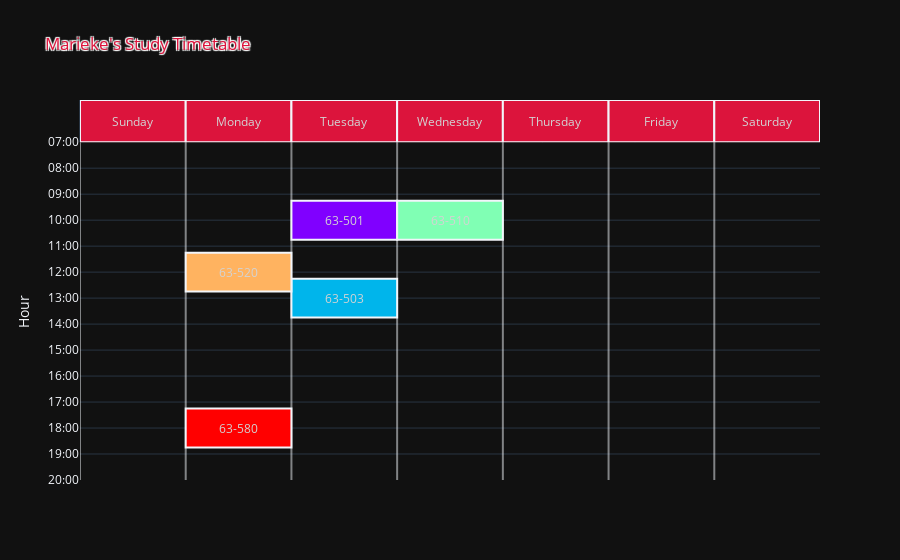

Write notebook code for a chart like this one.
### Code cell
main(
        type="dynamic",
        filename="planner_template - chavez_pope.csv",
        theme="rainbow",
        figsize_timetable=(8, 6),
        user="Marieke",
        auto_generate=True
    )

### Figure 1 — Plotly figure (JSON) as saved in the notebook; plotly's stock layout.template omitted (floating-point values rounded to 4 significant figures)
{"data": [{"hoverlabel": {"bgcolor": "#8000ff", "bordercolor": "#d3d3d3", "font": {"color": "#d3d3d3"}}, "hovertemplate": "<b>63-501 - Atmospheric Dynamics</b> <br> Nadjelka<br> A<br> 09:15:00<br> 10:45:00<extra></extra>", "marker": {"opacity": 0, "size": 90}, "mode": "markers", "showlegend": false, "x": [285.7], "y": [600.0], "type": "scatter", "xaxis": "x2", "yaxis": "y2"}, {"hoverlabel": {"bgcolor": "#00b5eb", "bordercolor": "#d3d3d3", "font": {"color": "#d3d3d3"}}, "hovertemplate": "<b>63-503 - Radiation and Climate</b> <br> Stephan<br> B<br> 12:15:00<br> 13:45:00<extra></extra>", "marker": {"opacity": 0, "size": 90}, "mode": "markers", "showlegend": false, "x": [285.7], "y": [780.0], "type": "scatter", "xaxis": "x2", "yaxis": "y2"}, {"hoverlabel": {"bgcolor": "#80ffb4", "bordercolor": "#d3d3d3", "font": {"color": "#d3d3d3"}}, "hovertemplate": "<b>63-510 - Introduction to Atmospheric Physics</b> <br> Juan<br> C<br> 09:15:00<br> 10:45:00<extra></extra>", "marker": {"opacity": 0, "size": 90}, "mode": "markers", "showlegend": false, "x": [400.0], "y": [600.0], "type": "scatter", "xaxis": "x2", "yaxis": "y2"}, {"hoverlabel": {"bgcolor": "#ffb360", "bordercolor": "#d3d3d3", "font": {"color": "#d3d3d3"}}, "hovertemplate": "<b>63-520 - Geophysical Wave Lab</b> <br> Sergiey<br> D<br> 11:15:00<br> 12:45:00<extra></extra>", "marker": {"opacity": 0, "size": 90}, "mode": "markers", "showlegend": false, "x": [171.4], "y": [720.0], "type": "scatter", "xaxis": "x2", "yaxis": "y2"}, {"hoverlabel": {"bgcolor": "#ff0000", "bordercolor": "#d3d3d3", "font": {"color": "#d3d3d3"}}, "hovertemplate": "<b>63-580 - Advanced Practical Python Development</b> <br> Aaron<br> E<br> 17:15:00<br> 18:45:00<extra></extra>", "marker": {"opacity": 0, "size": 90}, "mode": "markers", "showlegend": false, "x": [171.4], "y": [1080.0], "type": "scatter", "xaxis": "x2", "yaxis": "y2"}], "layout": {"xaxis": {"anchor": "y", "domain": [0.0, 1.0], "matches": "x2", "showticklabels": false}, "yaxis": {"anchor": "x", "domain": [0.8889, 1.0], "range": [0, 1], "visible": false}, "xaxis2": {"anchor": "y2", "domain": [0.0, 1.0], "visible": false, "range": [0, 800]}, "yaxis2": {"anchor": "x2", "domain": [0.0, 0.8889], "title": {"text": "Hour"}, "range": [1200, 420], "tickvals": [420, 480, 540, 600, 660, 720, 780, 840, 900, 960, 1020, 1080, 1140, 1200], "ticktext": ["07:00", "08:00", "09:00", "10:00", "11:00", "12:00", "13:00", "14:00", "15:00", "16:00", "17:00", "18:00", "19:00", "20:00"]}, "title": {"text": "Marieke's Study Timetable", "font": {"color": "#dc143c", "shadow": "auto"}}, "shapes": [{"fillcolor": "#dc143c", "type": "rect", "x0": 0.0, "x1": 114.3, "xref": "x", "y0": 0, "y1": 1, "yref": "y"}, {"fillcolor": "#dc143c", "type": "rect", "x0": 114.3, "x1": 228.6, "xref": "x", "y0": 0, "y1": 1, "yref": "y"}, {"fillcolor": "#dc143c", "type": "rect", "x0": 228.6, "x1": 342.9, "xref": "x", "y0": 0, "y1": 1, "yref": "y"}, {"fillcolor": "#dc143c", "type": "rect", "x0": 342.9, "x1": 457.1, "xref": "x", "y0": 0, "y1": 1, "yref": "y"}, {"fillcolor": "#dc143c", "type": "rect", "x0": 457.1, "x1": 571.4, "xref": "x", "y0": 0, "y1": 1, "yref": "y"}, {"fillcolor": "#dc143c", "type": "rect", "x0": 571.4, "x1": 685.7, "xref": "x", "y0": 0, "y1": 1, "yref": "y"}, {"fillcolor": "#dc143c", "type": "rect", "x0": 685.7, "x1": 800.0, "xref": "x", "y0": 0, "y1": 1, "yref": "y"}, {"fillcolor": "#d3d3d3", "opacity": 0.5, "type": "line", "x0": 0.0, "x1": 0.0, "xref": "x2", "y0": 420, "y1": 1200, "yref": "y2"}, {"fillcolor": "#d3d3d3", "opacity": 0.5, "type": "line", "x0": 114.3, "x1": 114.3, "xref": "x2", "y0": 420, "y1": 1200, "yref": "y2"}, {"fillcolor": "#d3d3d3", "opacity": 0.5, "type": "line", "x0": 228.6, "x1": 228.6, "xref": "x2", "y0": 420, "y1": 1200, "yref": "y2"}, {"fillcolor": "#d3d3d3", "opacity": 0.5, "type": "line", "x0": 342.9, "x1": 342.9, "xref": "x2", "y0": 420, "y1": 1200, "yref": "y2"}, {"fillcolor": "#d3d3d3", "opacity": 0.5, "type": "line", "x0": 457.1, "x1": 457.1, "xref": "x2", "y0": 420, "y1": 1200, "yref": "y2"}, {"fillcolor": "#d3d3d3", "opacity": 0.5, "type": "line", "x0": 571.4, "x1": 571.4, "xref": "x2", "y0": 420, "y1": 1200, "yref": "y2"}, {"fillcolor": "#d3d3d3", "opacity": 0.5, "type": "line", "x0": 685.7, "x1": 685.7, "xref": "x2", "y0": 420, "y1": 1200, "yref": "y2"}, {"fillcolor": "#8000ff", "type": "rect", "x0": 228.6, "x1": 342.9, "xref": "x2", "y0": 645, "y1": 555, "yref": "y2"}, {"fillcolor": "#00b5eb", "type": "rect", "x0": 228.6, "x1": 342.9, "xref": "x2", "y0": 825, "y1": 735, "yref": "y2"}, {"fillcolor": "#80ffb4", "type": "rect", "x0": 342.9, "x1": 457.1, "xref": "x2", "y0": 645, "y1": 555, "yref": "y2"}, {"fillcolor": "#ffb360", "type": "rect", "x0": 114.3, "x1": 228.6, "xref": "x2", "y0": 765, "y1": 675, "yref": "y2"}, {"fillcolor": "#ff0000", "type": "rect", "x0": 114.3, "x1": 228.6, "xref": "x2", "y0": 1125, "y1": 1035, "yref": "y2"}], "annotations": [{"font": {"color": "#d3d3d3"}, "showarrow": false, "text": "Sunday", "x": 57.14, "xref": "x", "y": 0.5, "yref": "y"}, {"font": {"color": "#d3d3d3"}, "showarrow": false, "text": "Monday", "x": 171.4, "xref": "x", "y": 0.5, "yref": "y"}, {"font": {"color": "#d3d3d3"}, "showarrow": false, "text": "Tuesday", "x": 285.7, "xref": "x", "y": 0.5, "yref": "y"}, {"font": {"color": "#d3d3d3"}, "showarrow": false, "text": "Wednesday", "x": 400.0, "xref": "x", "y": 0.5, "yref": "y"}, {"font": {"color": "#d3d3d3"}, "showarrow": false, "text": "Thursday", "x": 514.3, "xref": "x", "y": 0.5, "yref": "y"}, {"font": {"color": "#d3d3d3"}, "showarrow": false, "text": "Friday", "x": 628.6, "xref": "x", "y": 0.5, "yref": "y"}, {"font": {"color": "#d3d3d3"}, "showarrow": false, "text": "Saturday", "x": 742.9, "xref": "x", "y": 0.5, "yref": "y"}, {"font": {"color": "#d3d3d3"}, "showarrow": false, "text": "63-501", "x": 285.7, "xref": "x2", "y": 600.0, "yref": "y2"}, {"font": {"color": "#d3d3d3"}, "showarrow": false, "text": "63-503", "x": 285.7, "xref": "x2", "y": 780.0, "yref": "y2"}, {"font": {"color": "#d3d3d3"}, "showarrow": false, "text": "63-510", "x": 400.0, "xref": "x2", "y": 600.0, "yref": "y2"}, {"font": {"color": "#d3d3d3"}, "showarrow": false, "text": "63-520", "x": 171.4, "xref": "x2", "y": 720.0, "yref": "y2"}, {"font": {"color": "#d3d3d3"}, "showarrow": false, "text": "63-580", "x": 171.4, "xref": "x2", "y": 1080.0, "yref": "y2"}]}}
